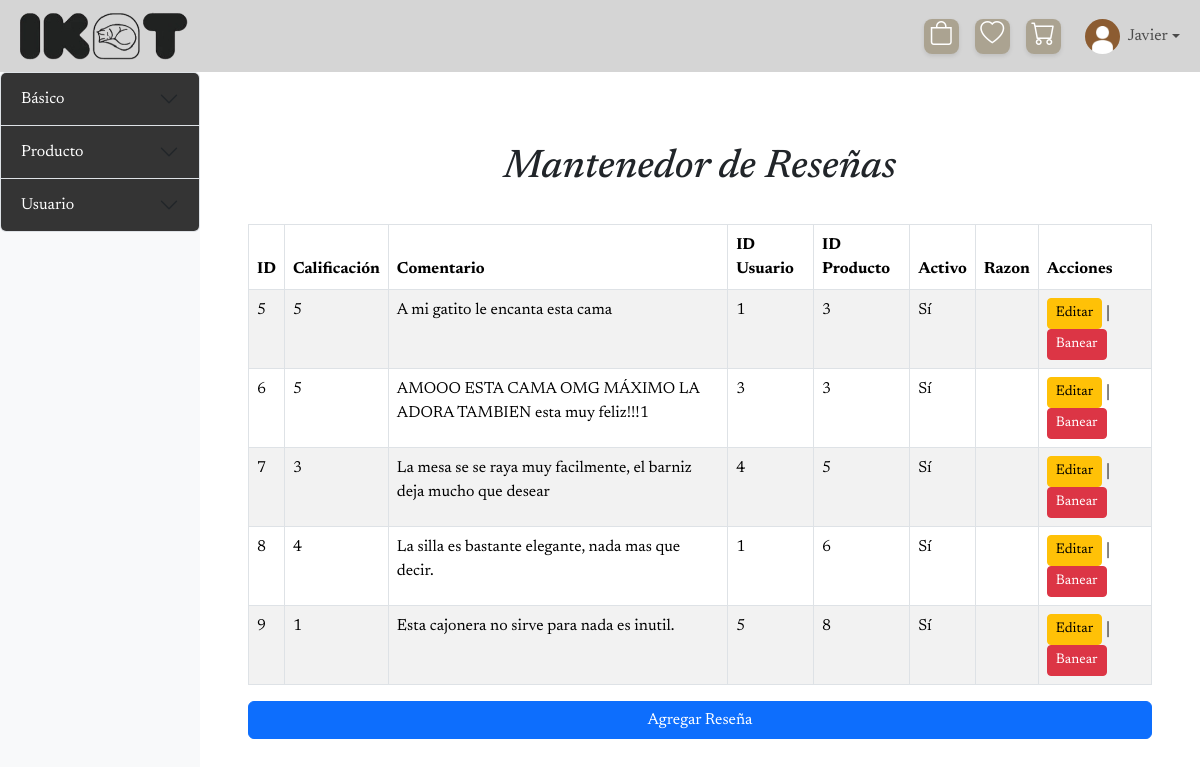
The page /mantenedores/Mantenedor_reseña/mostrar_resenia.php (signed in) on the database as committed earlier.
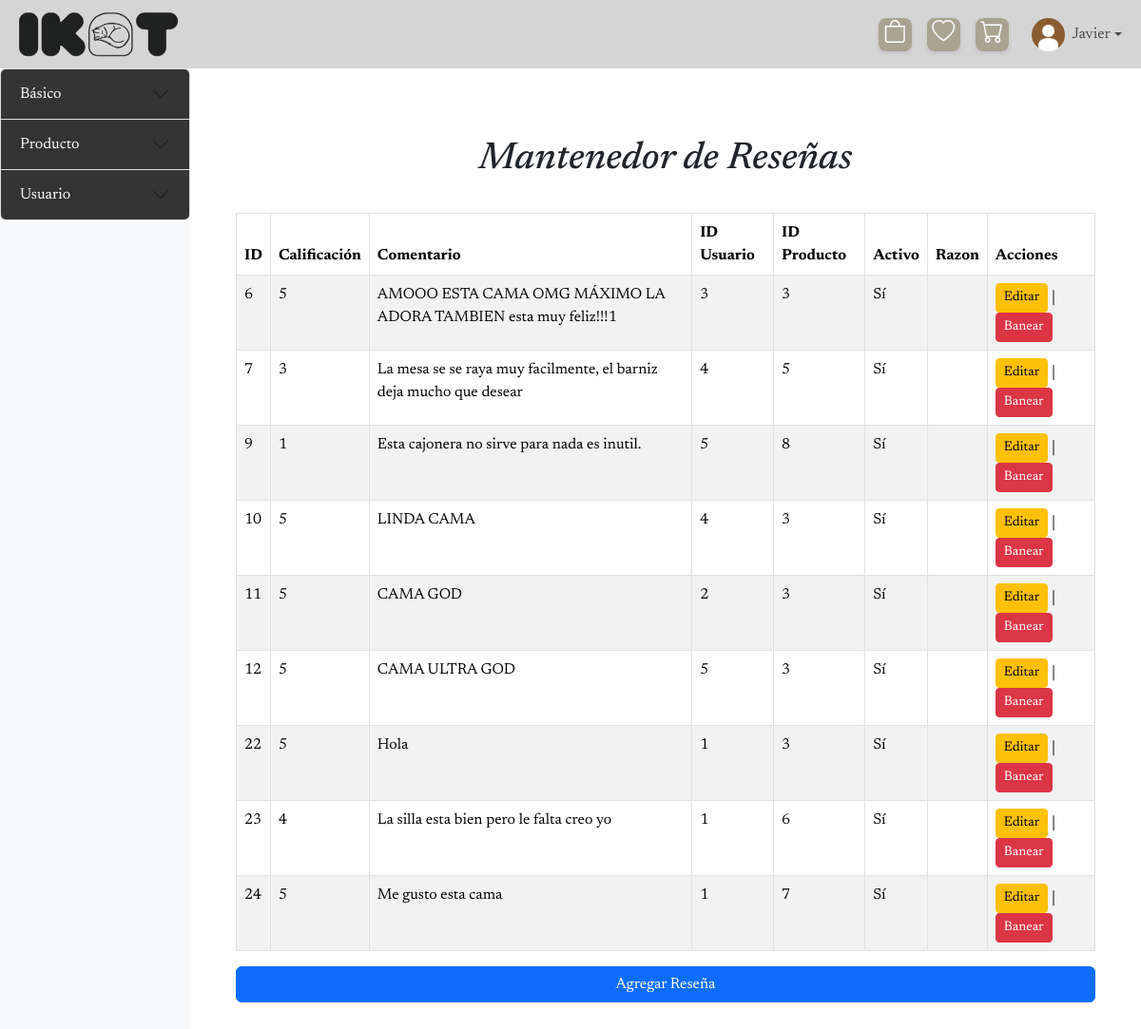
The same page on the database as committed later.
### tables this page shows
CREATE TABLE `resenia` (
  `id_resenia` int(100) NOT NULL,
  `calificacion` int(1) NOT NULL,
  `comentario` text DEFAULT NULL,
  `fecha_resenia` date DEFAULT NULL,
  `razon` text DEFAULT NULL,
  `activo` tinyint(1) NOT NULL,
  `id_usuario` int(100) NOT NULL,
  `id_producto` int(10) NOT NULL
);

### mantenedores/Mantenedor_reseña/mostrar_resenia.php (the view, shortened to what this page needs)
<?php
include '../../config/conexion.php';
?>
<!DOCTYPE html>
<html lang="es">
<head>
    <link href="https://cdn.jsdelivr.net/npm/bootstrap@5.3.3/dist/css/bootstrap.min.css" rel="stylesheet">
    <link rel="stylesheet" href="https://cdn.jsdelivr.net/npm/bootstrap-icons@1.11.3/font/bootstrap-icons.min.css">
    <link rel="stylesheet" href="..\..\assets\css\styles.css">
</head>
<body>
    <?php include $_SERVER['DOCUMENT_ROOT'] . '/xampp/TIS-1/IKAT/templates/header.php';?>
    <div class="d-flex">
        <?php include '../sidebar-mantenedores.php';?>
        <div class="content-area flex-grow-1 p-5 col-4 col-md-10">
            <h1 class="text-center p-4">Mantenedor de Reseñas</h1>
            <div class="table-responsive">
            <?php
                $sql = "SELECT * FROM resenia";
                $result = $conn->query($sql);
                if ($result->num_rows > 0) {
                    echo "<table class='table table-bordered table-striped'>
                            <thead class='thead-dark'>
                                <tr>
                                    <th>ID</th>
                                    <th>Calificación</th>
                                    <th>Comentario</th>
                                    <th>ID Usuario</th>
                                    <th>ID Producto</th>
                                    <th>Activo</th>
                                    <th>Razon</th>
                                    <th>Acciones</th>
                                </tr>
                            </thead>
                            <tbody>";
                    while($row = $result->fetch_assoc()) {
                        echo "
                            <tr>
                                <td>" . $row["id_resenia"] . "</td>
                                <td>" . $row["calificacion"] . "</td>
                                <td>" . $row["comentario"] . "</td>
                                <td>" . $row["id_usuario"] . "</td>
                                <td>" . $row["id_producto"] . "</td>
                                <td>" . ($row["activo"] ? "Sí" : "No") . "</td>
                                <td>" . $row["razon"] . "</td>
                                <td>" .
                                    ($_SESSION['tipo_usuario'] == 'Superadmin' ?
                                        "<a class='btn btn-warning btn-sm' data-bs-toggle='modal' data-bs-target='#editarModal" . $row["id_resenia"] . "'>Editar</a> | "
                                        : "") .
                                    ($row['activo'] == 1
                                        ? "<button class='btn btn-danger btn-sm' data-bs-toggle='modal' data-bs-target='#banModal{$row['id_resenia']}'>Banear</button>"
                                        : "<form action='desbanear_resenia.php' method='POST' class='d-inline'>
                                               <input type='hidden' name='id_resenia' value='{$row['id_resenia']}'>
                                               <button type='submit' class='btn btn-success btn-sm'>Desbanear</button>
                                           </form>") .
                                "</td>
                            </tr>";
                    }
                    echo "</tbody></table>";
                    if ($_SESSION['tipo_usuario'] == 'Superadmin') {
                        echo "<a class='btn btn-primary mt-3 d-block' href='insertar_resenia.php'>Agregar Reseña</a>";
                    }
                } else {
                    echo "<p class='text-center'>No hay reseñas registradas.</p>";
                    if ($_SESSION['tipo_usuario'] == 'Superadmin') {
                        echo "<a class='btn btn-primary mt-3 d-block' href='insertar_resenia.php'>Agregar Reseña</a>";
                    }
                }
            ?>
            </div>
        </div>
    </div>
</body>
</html>

Rows that differ between the two databases and show on the page:
removed resenia: id_resenia "5", calificacion "5", comentario "A mi gatito le encanta esta cama", id_usuario "1", id_producto "3", activo "Sí"
removed resenia: id_resenia "8", calificacion "4", comentario "La silla es bastante elegante, nada mas que decir.", id_usuario "1", id_producto "6", activo "Sí"
added resenia: id_resenia "10", calificacion "5", comentario "LINDA CAMA", id_usuario "4", id_producto "3", activo "Sí"
added resenia: id_resenia "11", calificacion "5", comentario "CAMA GOD", id_usuario "2", id_producto "3", activo "Sí"
added resenia: id_resenia "12", calificacion "5", comentario "CAMA ULTRA GOD", id_usuario "5", id_producto "3", activo "Sí"
added resenia: id_resenia "22", calificacion "5", comentario "Hola", id_usuario "1", id_producto "3", activo "Sí"
added resenia: id_resenia "23", calificacion "4", comentario "La silla esta bien pero le falta creo yo", id_usuario "1", id_producto "6", activo "Sí"
added resenia: id_resenia "24", calificacion "5", comentario "Me gusto esta cama", id_usuario "1", id_producto "7", activo "Sí"
